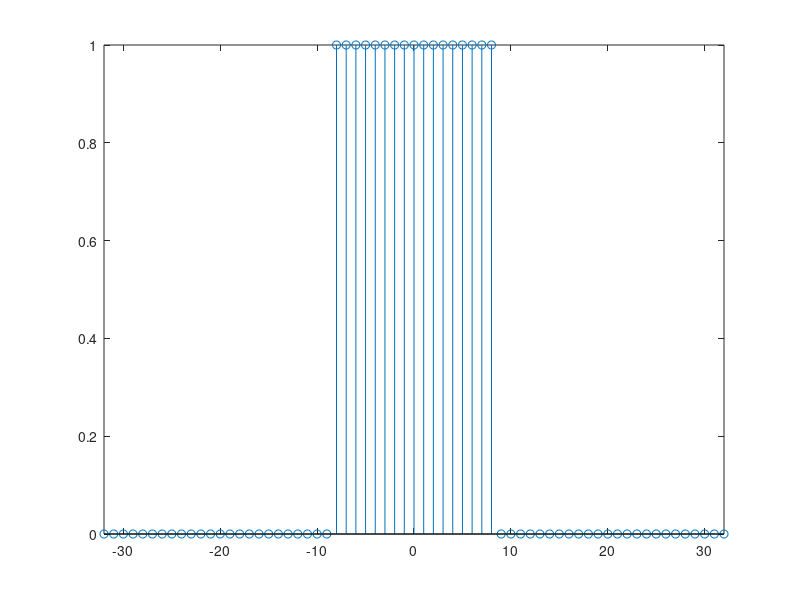

The MATLAB script that drew this image: (Note: this script raises an error after producing the figure.)
clear;
clf;

f0 = 1;% Unité de fréquence
T0 = 1/f0;% Unité de temps

a = 8;% 1/2 largeur de la porte
Dt = a*T0;
A = 1;%hauteur de la porte
t_min = -32*T0;%borne inférieure de l'intervalle de visualisation
t_max = 32*T0;%borne supérieure
t = t_min:1:t_max;%ensemble des valeur de t que l'on va calculer
n = 512;% Nombre de points
s = zeros(1,n);% on initialise l'ensemble des points à zéros
s(512/2-a:512/2+a) = 1;%les valeurs entre -8 et 8 notre porte vaut 1

h = stem(-255:256, s);%on trace tous les points de s entre -255 et 256
xlim([t_min t_max]);%les x sont compris entre t_min et t_max
my_title('Signal porte de largeur 16 et d''amplitude 1');

input('Figure suivante ? ');

[x, f] = TFD(s, 1, 512);%on calcul la transformé de fourier de pour les 512 points
fig = stem(f, abs(x));%on trace la valeur absolu de la transformé de fourier
xlim([0 0.5]);%sur l'intervalle 0 0.5
my_title('Transformee de fourier de la porte sur l''intervalle [0,0.5]') ; 

